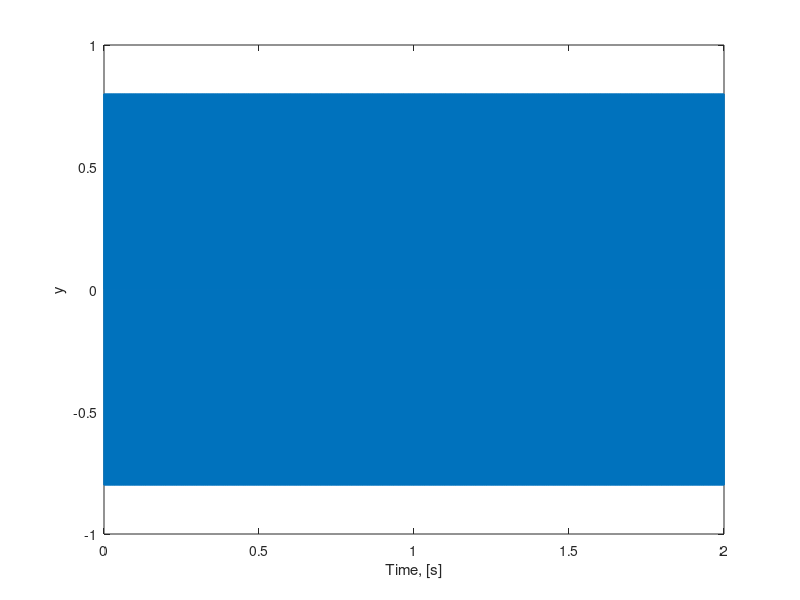
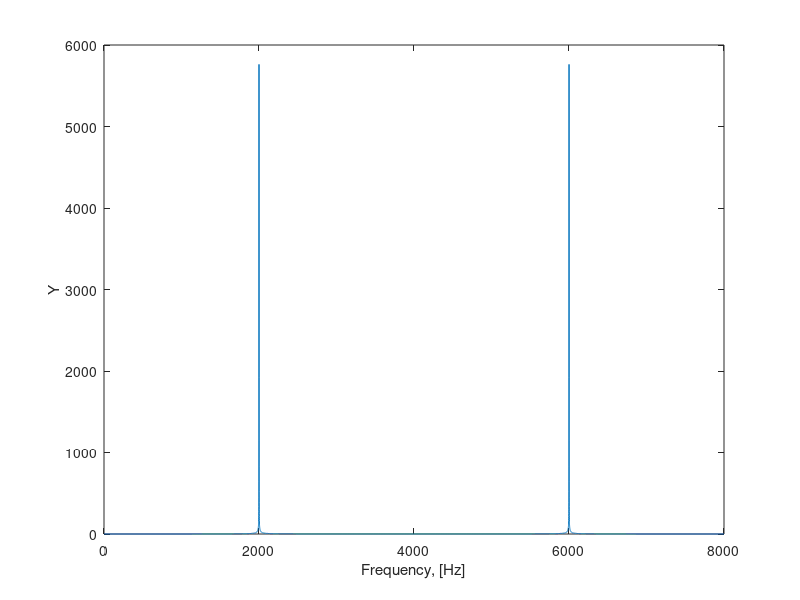
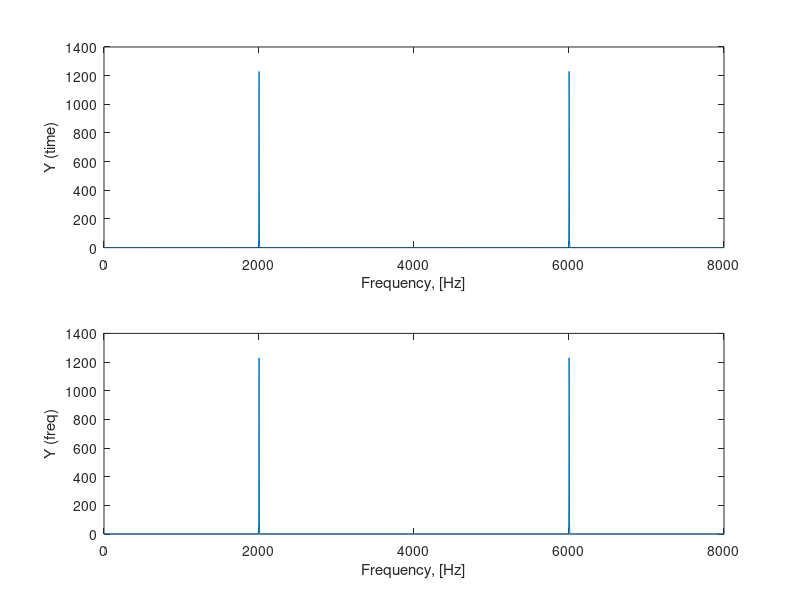

These charts were generated, in order, by the following MATLAB code:
%% Novenber 9, 2021
clear
%% a
fs = 8000;
t = 0:1/fs:2;
y = 0.8*sin(2*pi*2000*t);
%% b
figure
plot(t, y);
xlabel('Time, [s]')
ylabel('y')
%% c
Y = fft(y);
%% d
figure
plot(0:fs/(length(y)-1):fs, abs(Y));
xlabel('Frequency, [Hz]')
ylabel('Y')
%% e
w_len = ceil(0.4*fs);
w_len = w_len + 1;% odd
w = hann(w_len);
%% f
delta = ceil(0.8*fs);
y_w = y(delta+1:delta+length(w)).*w';
%% g
h = [1, 0 ,-1];
%% h
y_f_t = conv(y_w, h);
%% i
N = length(y_w)+length(h)-1;  %the minimum pad factor
h1 = [h, zeros(1, N-length(h))];
y_w1 = [y_w, zeros(1, N-length(y_w))];
y_f_f = ifft(fft(y_w1).*fft(h1));
%% check i
figure
subplot(2, 1, 1)
plot((0:fs/(length(y_f_t)-1):fs), abs(fft(y_f_t)));
xlabel('Frequency, [Hz]')
ylabel('Y (time)')

subplot(2,1,2);
plot((0:fs/(length(y_f_f)-1):fs), abs(fft(y_f_f)));
xlabel('Frequency, [Hz]')
ylabel('Y (freq)')
